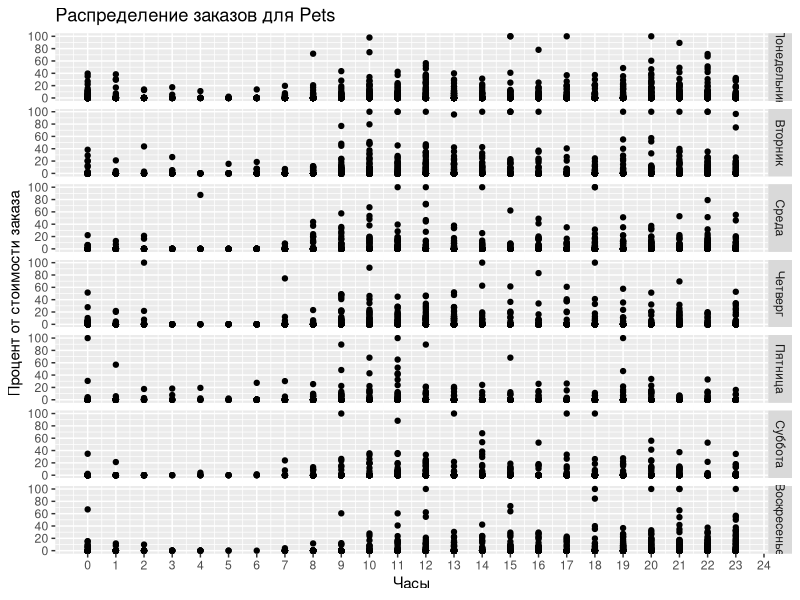

Write the R code that produced this figure.
library(ggplot2)
data <- read.table(file = 'data/ulabox_orders_with_categories_partials_2017.csv', header = TRUE, sep = ",")

weekdays <- c(
  `1` = "Понедельник", 
  `2` = "Вторник", 
  `3` = "Среда", 
  `4` = "Четверг", 
  `5` = "Пятница", 
  `6` = "Суббота",
  `7` ="Воскресенье")

myplot <- ggplot(data, aes(x = hour, y = Pets.)) +
  geom_point() +
  scale_y_continuous(breaks = seq(0, 100, 20)) +
  scale_x_continuous(breaks = seq(0, 24)) +
  labs(title = "Распределение заказов для Pets",
       x = "Часы",
       y = "Процент от стоимости заказа") +
  facet_grid(rows = data$weekday, labeller = as_labeller(weekdays))

print(myplot)